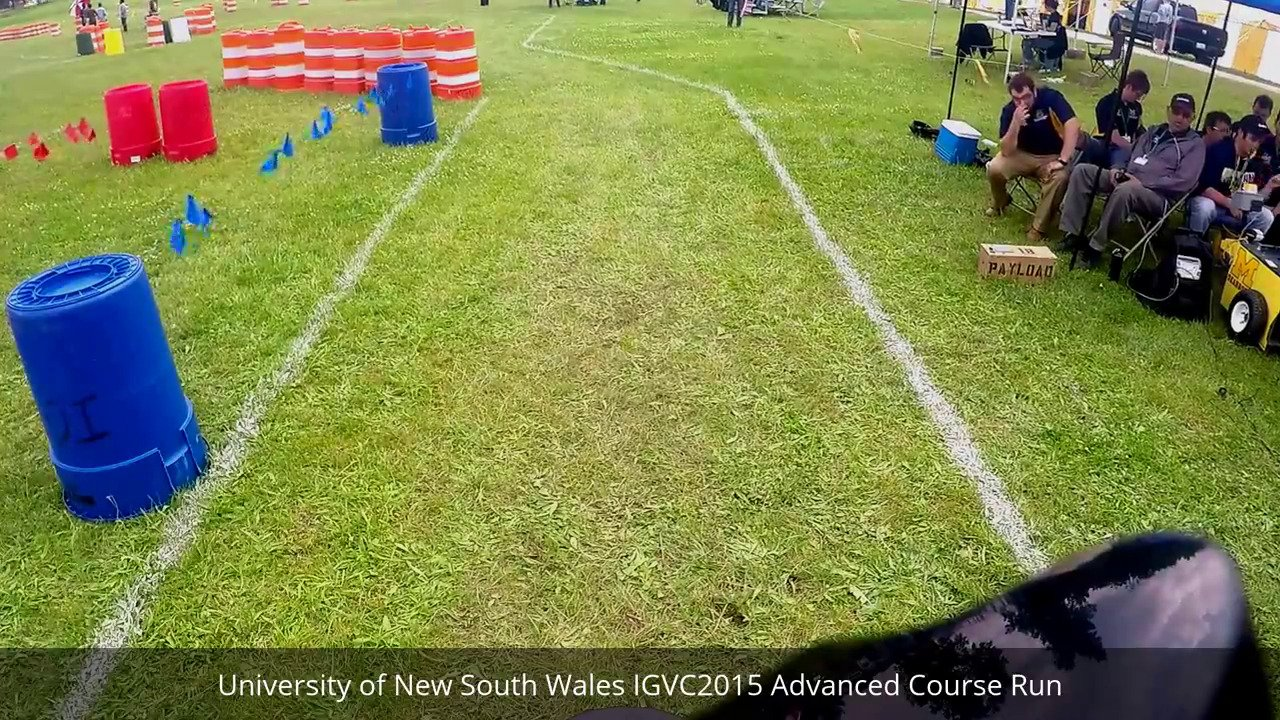
#> input picture cap1.jpg, 1280 x 720 px
$ python slider_test.py
#> lines starting #> are read from the running program, lines starting #| are printed output that depends on the picture
import cv2
import numpy as np

cv2.namedWindow("edges");
def funcCan():
    threshold_low = cv2.getTrackbarPos('thresh1', 'edges')
    threshold_high = cv2.getTrackbarPos('thresh2', 'edges')
    edge = cv2.Canny(orig_frame, threshold_low, threshold_high)
    print(threshold_low)
    print(threshold_high)
    cv2.imshow('edges', edge)

glare=0
orig_frame=cv2.imread('cap1.jpg')
#> orig_frame is the input picture: shape (720, 1280, 3); mean B, G, R 76.1, 133, 125.4
edges = cv2.Canny(orig_frame, glare//6, glare//2)
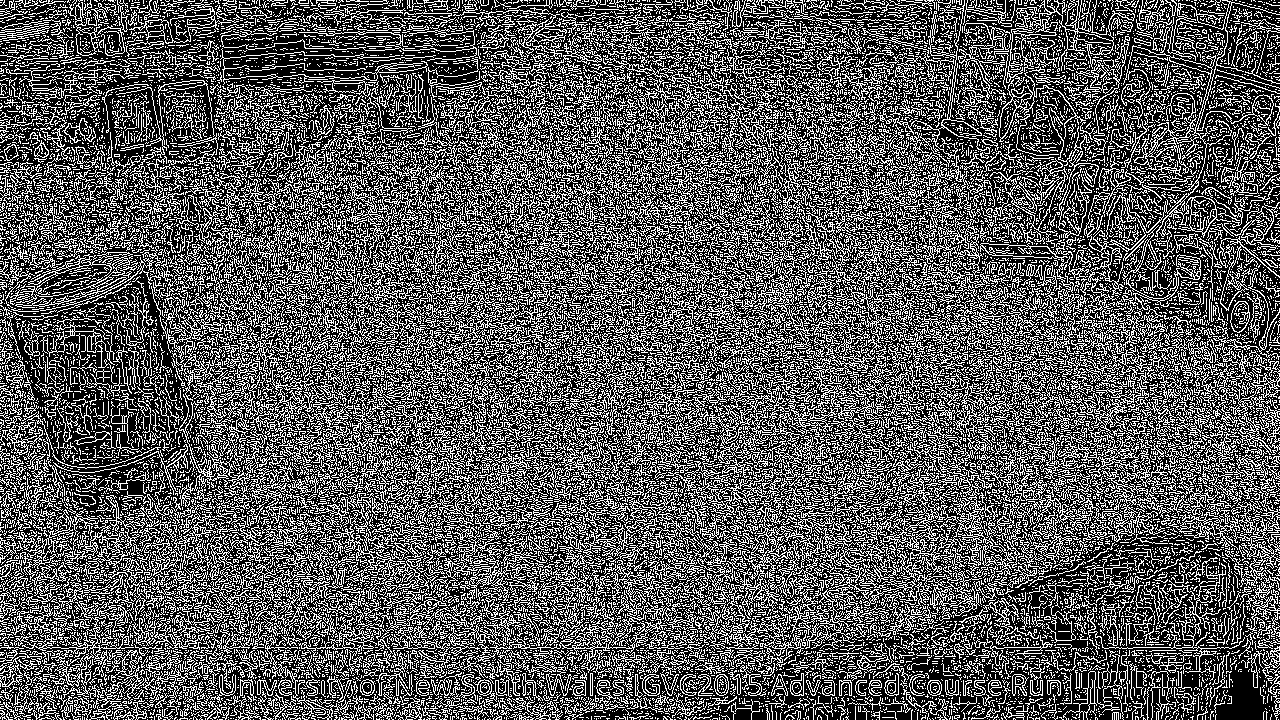
#> edges: shape (720, 1280); 34.8% white in thin lines or dots


cv2.createTrackbar('thresh1','edges',0,255,funcCan)
#> slider 'thresh1' is set to 85
cv2.createTrackbar('thresh2','edges',0,255,funcCan)
#> slider 'thresh2' is set to 255
while(1):

    funcCan()
#> in funcCan, `edge = cv2.Canny(orig_frame, threshold_low, threshold_high)`:
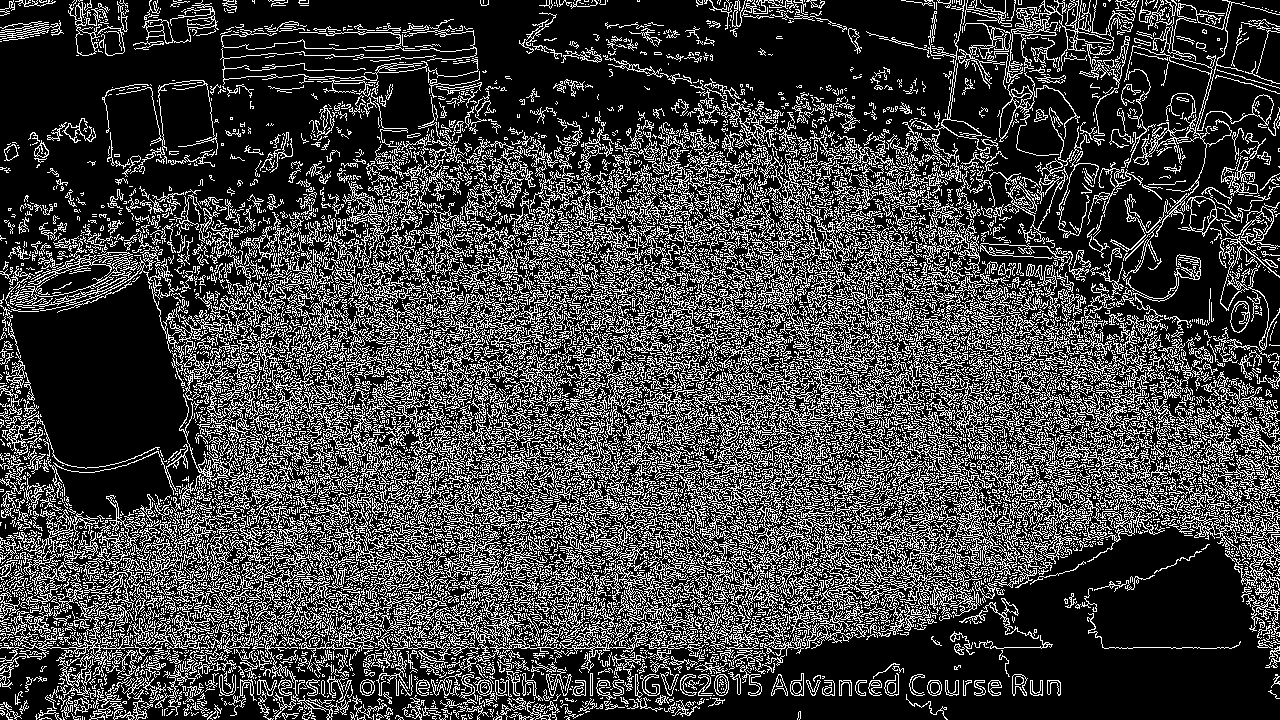
#> edge: shape (720, 1280); 25.7% white in thin lines or dots

    key = cv2.waitKey(1)
#> (key Esc is pressed here)
    if key == 27:
#> (the run stopped early here; a loop or call above may not have finished)

$ run again, with capture.jpg copied over cap1.jpg
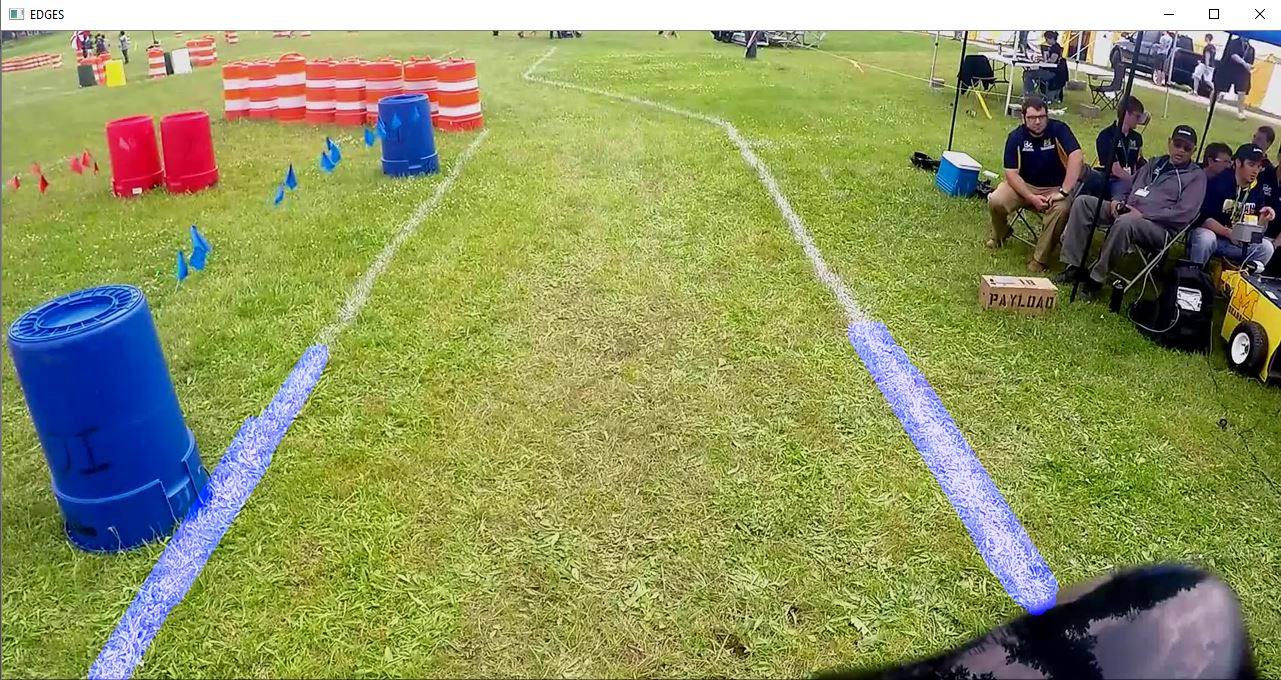
#> input picture capture.jpg, 1281 x 680 px
#> orig_frame is the input picture: shape (680, 1281, 3); mean B, G, R 96.4, 148.9, 142.3
#> `edges = cv2.Canny(orig_frame, glare//6, glare//2)`:
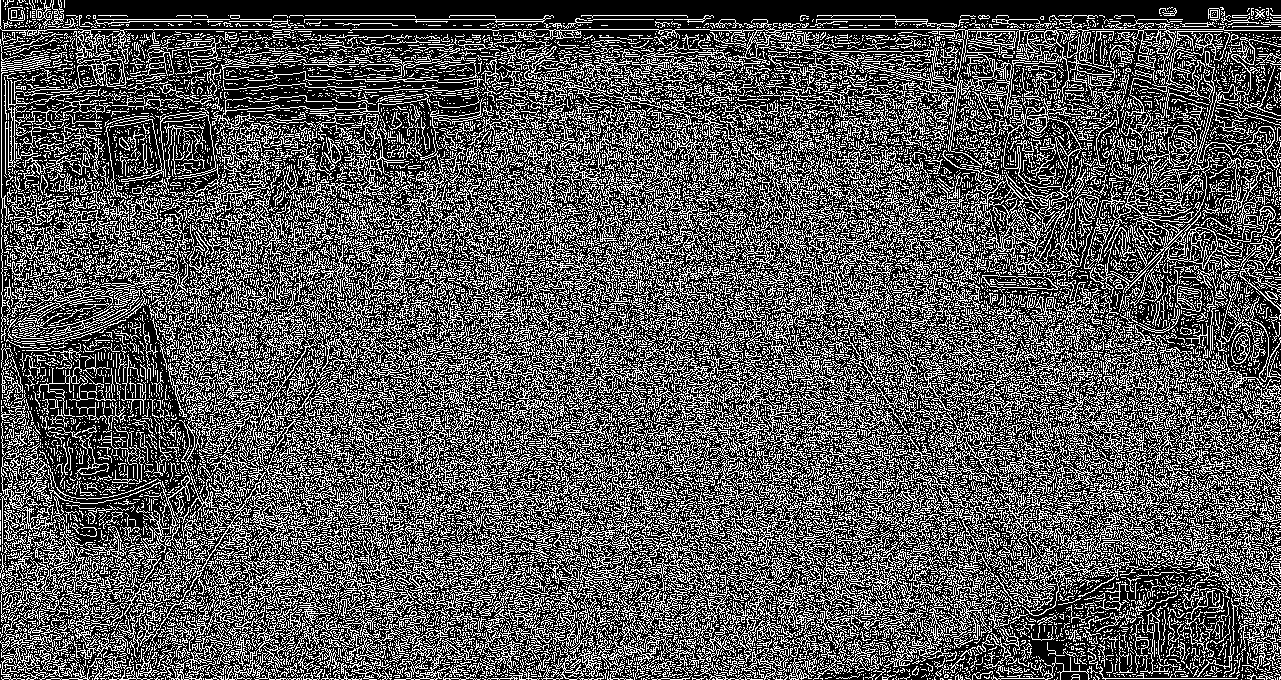
#> edges: shape (680, 1281); 34% white in thin lines or dots
#> in funcCan, `edge = cv2.Canny(orig_frame, threshold_low, threshold_high)`:
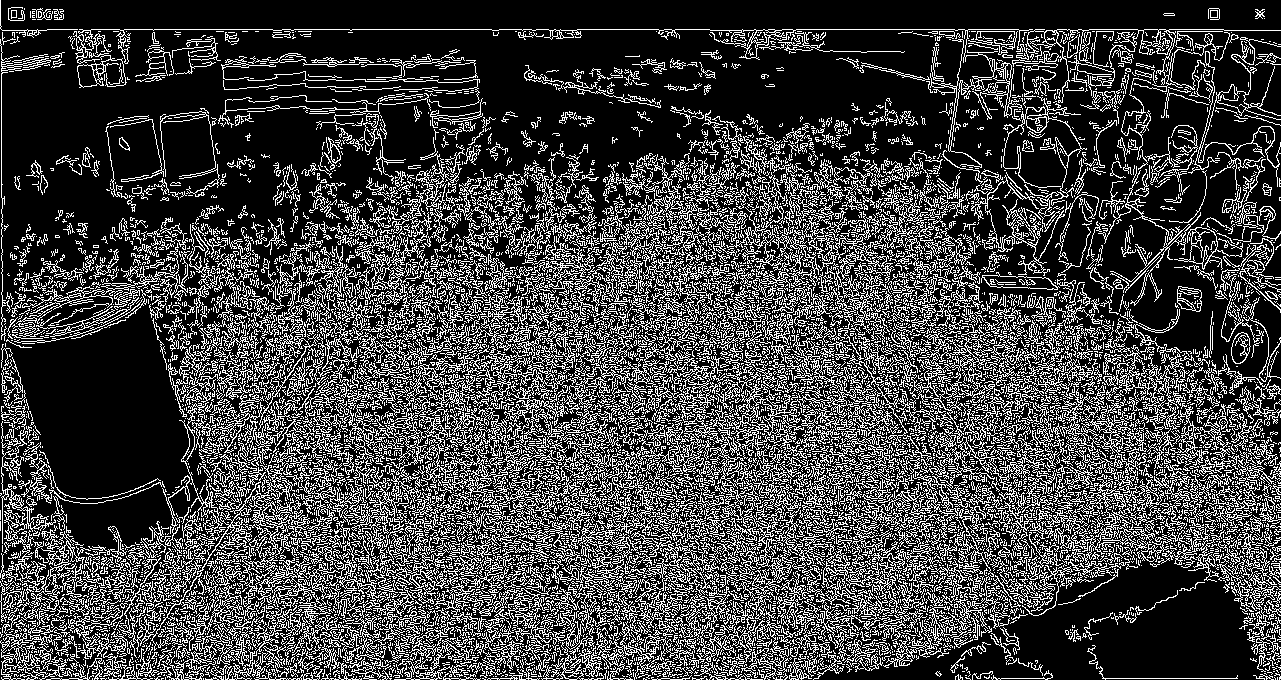
#> edge: shape (680, 1281); 25.8% white in thin lines or dots
